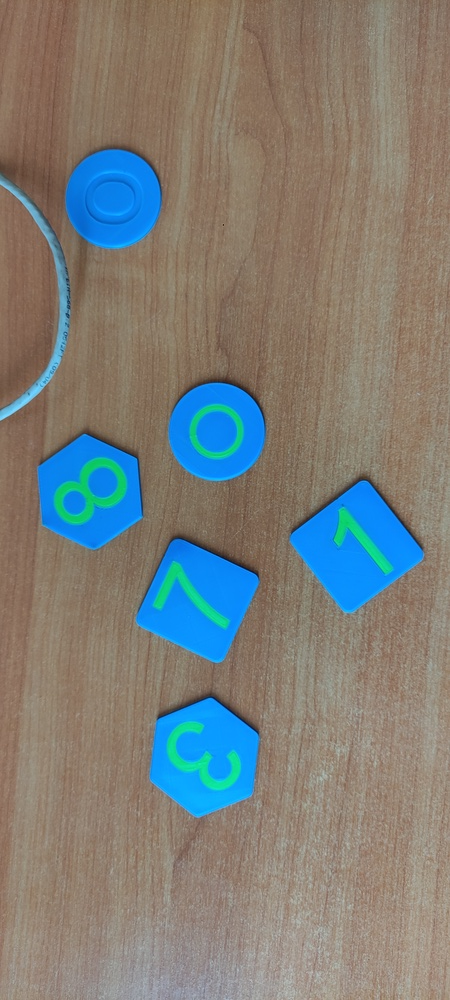
#> input picture sem2/lab/images/1.jpg, 450 x 1000 px, shrunk from 2080 x 4624 before the run
$ python -i segmentation.py   (imports and definitions only)
#> lines starting #> are read from the running program, lines starting #| are printed output that depends on the picture; after the words box and inside, x2 and y2 are one past the last pixel; in counts of white or black regions, pixels touching at a corner belong together
#> further down, picture is the input picture: shape (1000, 450, 3); mean B, G, R 121.1, 126.1, 125.2
import cv2
import numpy as np


def segment_kmeans(
    image_bgr,
    k=5,
    attempts=10,
    seed=42,
):
    """
    Сегментирует BGR-изображение методом k-средних.

    Возвращает:
        segmented_bgr — изображение с заменой пикселей центрами кластеров;
        label_map — карта меток кластеров H × W;
        centers_bgr — средние BGR-цвета кластеров;
        compactness — сумма квадратов расстояний пикселей до центров.
    """
    height, width = image_bgr.shape[:2]

    data = np.float32(image_bgr.reshape((-1, 3)))

    criteria = (
        cv2.TERM_CRITERIA_EPS + cv2.TERM_CRITERIA_MAX_ITER,
        30,
        1.0
    )

    cv2.setRNGSeed(seed)

    compactness, labels, centers = cv2.kmeans(
        data,
        K=k,
        bestLabels=None,
        criteria=criteria,
        attempts=attempts,
        flags=cv2.KMEANS_PP_CENTERS
    )

    centers_bgr = np.uint8(centers)

    segmented_bgr = centers_bgr[labels.flatten()]
    segmented_bgr = segmented_bgr.reshape((height, width, 3))

    label_map = labels.reshape((height, width))

    return segmented_bgr, label_map, centers_bgr, compactness

def detect_background_clusters(
    label_map,
    border_width=20,
    min_border_fraction=0.08,
):
    """
    Возвращает все кластеры, заметно представленные на рамке кадра.

    Для текстурного фона дерево может быть разбито k-means
    на несколько кластеров: светлое дерево, тёмное дерево, тени.
    Такие кластеры считаются фоном одновременно.

    min_border_fraction — минимальная доля пикселей рамки,
    которую должен занимать кластер, чтобы считаться фоновым.
    """
    height, width = label_map.shape

    border_width = max(
        1,
        min(border_width, height // 4, width // 4)
    )

    border_labels = np.concatenate([
        label_map[:border_width, :].ravel(),
        label_map[-border_width:, :].ravel(),
        label_map[:, :border_width].ravel(),
        label_map[:, -border_width:].ravel(),
    ])

    cluster_ids, counts = np.unique(
        border_labels,
        return_counts=True,
    )

    border_fractions = counts / counts.sum()

    background_ids = cluster_ids[
        border_fractions >= min_border_fraction
    ]

    return background_ids.astype(int).tolist()

def build_foreground_mask(
    label_map,
    border_width=20,
    min_border_fraction=0.08,
):
    """
    Строит маску переднего плана с несколькими фоновыми кластерами.

    Белое — кластеры, которые не относятся к фону.
    Чёрное — все кластеры, заметно представленные на границе кадра.

    Возвращает:
    - foreground_mask;
    - background_ids: список фоновых кластеров.
    """
    background_ids = detect_background_clusters(
        label_map,
        border_width=border_width,
        min_border_fraction=min_border_fraction,
    )

    foreground_mask = np.uint8(
        ~np.isin(label_map, background_ids)
    ) * 255

    return foreground_mask, background_ids


def fill_holes(binary_mask):
    """
    Заполняет чёрные замкнутые отверстия внутри белых объектов.

    Это устраняет из маски внутренние рисунки/цифры на фишках,
    если они были отнесены k-средних к другому кластеру.
    """
    height, width = binary_mask.shape

    flood_mask = np.zeros((height + 2, width + 2), dtype=np.uint8)
    flood_filled = binary_mask.copy()

    cv2.floodFill(
        flood_filled,
        flood_mask,
        seedPoint=(0, 0),
        newVal=255
    )

    holes = cv2.bitwise_not(flood_filled)

    return cv2.bitwise_or(binary_mask, holes)


def clean_mask(binary_mask, kernel_size=3, open_iterations=1, close_iterations=2):
    """
    Удаляет мелкие шумы и закрывает небольшие разрывы в бинарной маске.
    """
    kernel = np.ones((kernel_size, kernel_size), dtype=np.uint8)

    mask_opened = cv2.morphologyEx(
        binary_mask,
        cv2.MORPH_OPEN,
        kernel,
        iterations=open_iterations
    )

    return cv2.morphologyEx(
        mask_opened,
        cv2.MORPH_CLOSE,
        kernel,
        iterations=close_iterations
    )


def mask_quality_score(binary_mask, min_component_area=800):
    """
    Оценивает пригодность маски для поиска объектов.

    Меньший score означает более предпочтительную маску.
    Возвращает score и диагностические показатели.
    """
    height, width = binary_mask.shape
    foreground_ratio = np.count_nonzero(binary_mask) / (height * width)

    component_count, _, stats, _ = cv2.connectedComponentsWithStats(
        binary_mask,
        connectivity=8
    )

    component_areas = stats[1:, cv2.CC_STAT_AREA]

    large_components = component_areas[
        component_areas >= min_component_area
    ]

    large_component_count = len(large_components)

    coverage_penalty = 0.0

    if foreground_ratio < 0.01:
        coverage_penalty += 10.0

    if foreground_ratio > 0.65:
        coverage_penalty += 10.0

    component_penalty = 0.15 * large_component_count
    foreground_penalty = 2.0 * foreground_ratio

    score = coverage_penalty + component_penalty + foreground_penalty

    diagnostics = {
        "foreground_ratio": foreground_ratio,
        "large_components": large_component_count,
    }

    return score, diagnostics


def automatic_kmeans_mask(
    image_bgr,
    k_values=range(3, 5),
    attempts=5,
    seed=42,
    border_width=20,
    min_border_fraction=0.08,
    kernel_size=3,
    open_iterations=1,
    close_iterations=2,
    min_component_area=800,
):
    """
    Автоматически выбирает K из указанного диапазона.

    Для каждого K:
    1. Выполняется k-средних.
    2. Фон определяется по рамке изображения.
    3. Формируется маска всех не-фоновых кластеров.
    4. Маска очищается и заполняются внутренние отверстия.
    5. Рассчитывается эвристическая оценка качества.

    Возвращает словарь лучшего результата и результаты для всех K.
    """
#> called with attempts = 5, seed = 42, border_width = 20, min_border_fraction = 0.08, kernel_size = 3, open_iterations = 1, close_iterations = 2, min_component_area = 800
    results = []

    for k in k_values:
        segmented, label_map, centers, compactness = segment_kmeans(
            image_bgr,
            k=k,
            attempts=attempts,
            seed=seed + k,
        )

        foreground_mask, background_ids = build_foreground_mask(
            label_map,
            border_width=border_width,
            min_border_fraction=min_border_fraction,
        )

        cleaned_mask = clean_mask(
            foreground_mask,
            kernel_size=kernel_size,
            open_iterations=open_iterations,
            close_iterations=close_iterations,
        )

        filled_mask = fill_holes(cleaned_mask)

        score, diagnostics = mask_quality_score(
            filled_mask,
            min_component_area=min_component_area
        )

        results.append({
            "k": k,
            "score": score,
            "segmented": segmented,
            "labels": label_map,
            "centers": centers,
            "compactness": compactness,
            "background_ids": background_ids,
            "foreground_mask": foreground_mask,
            "cleaned_mask": cleaned_mask,
            "filled_mask": filled_mask,
            "diagnostics": diagnostics,
        })
#> this loop made 2 passes
#> (compactness, centers, background_ids, foreground_ratio in mask_quality_score, component_count in mask_quality_score) on pass 1: (286127352, [[93, 111, 131], [228, 148, 13], [122, 137, 150]], [0, 2], 0.119, 9)
#> pass 1, in segment_kmeans, `segmented_bgr = segmented_bgr.reshape((height, width, 3))`:
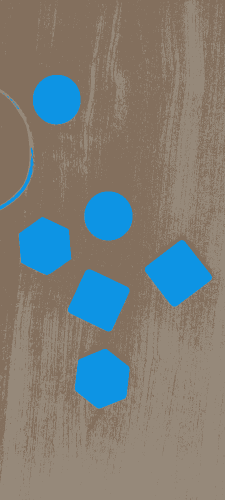
#> segmented_bgr: shape (1000, 450, 3) (shown at 1/2 size); mean of channels 0, 1, 2 120.6, 125.7, 124.4; drawn as B, G, R
#> pass 1, in segment_kmeans, `label_map = labels.reshape((height, width))`:
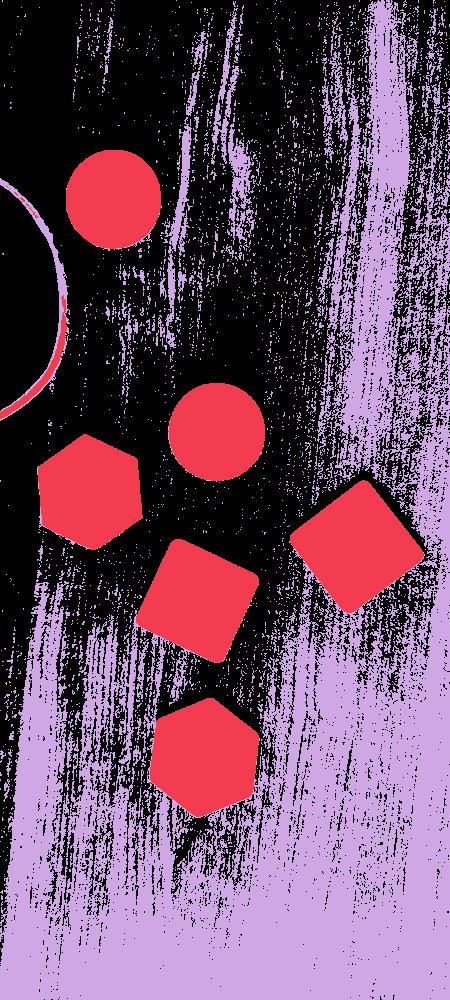
#> label_map: shape (1000, 450) int32; 3 distinct labels, from 0 to 2; one colour per label, 0 black
#> pass 1, in build_foreground_mask, `foreground_mask = np.uint8( ~np.isin(label_map, background_ids) ) * 255`:
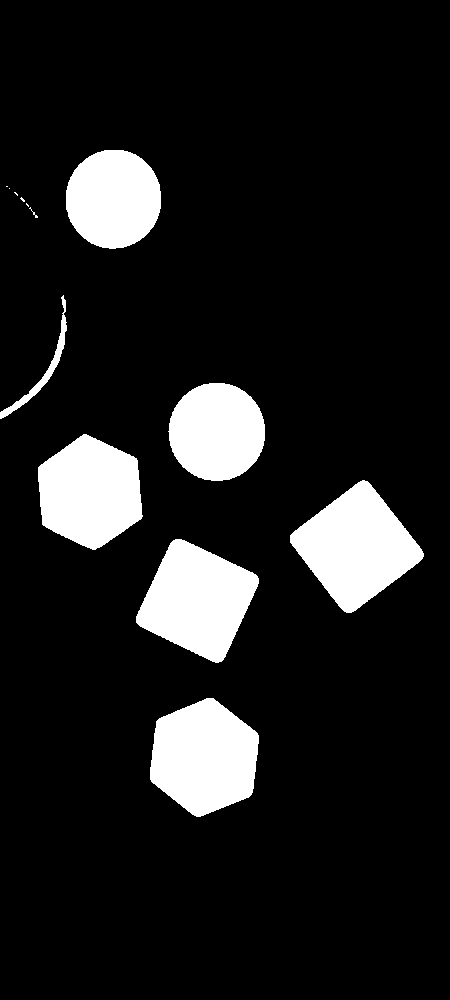
#> foreground_mask: shape (1000, 450); 12% white; 13 white regions (5 under 20 px), largest, box (x1, y1, x2, y2) and area: (290, 480, 424, 613) 9965, (150, 698, 259, 817) 9601, (136, 539, 259, 663) 9443
#> after the loop:
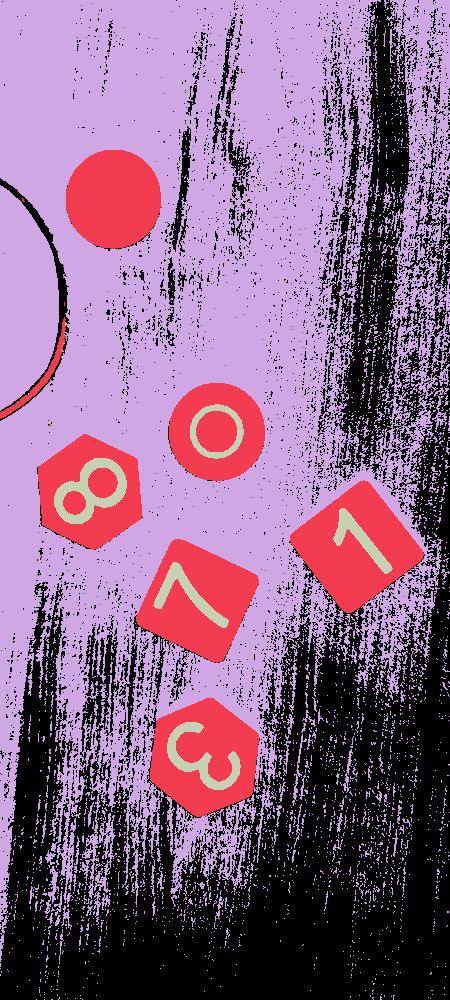
#> label_map: shape (1000, 450) int32; 4 distinct labels, from 0 to 3; one colour per label, 0 black
#> after the loop, results = 2 items

    best_result = min(results, key=lambda result: result["score"])
#> best_result = 11 items

    return best_result, results

>>> import cv2
>>> picture = cv2.imread('../images/1.jpg')
>>> result = automatic_kmeans_mask(picture)

$ run again, on sem2/lab/images/10.jpg
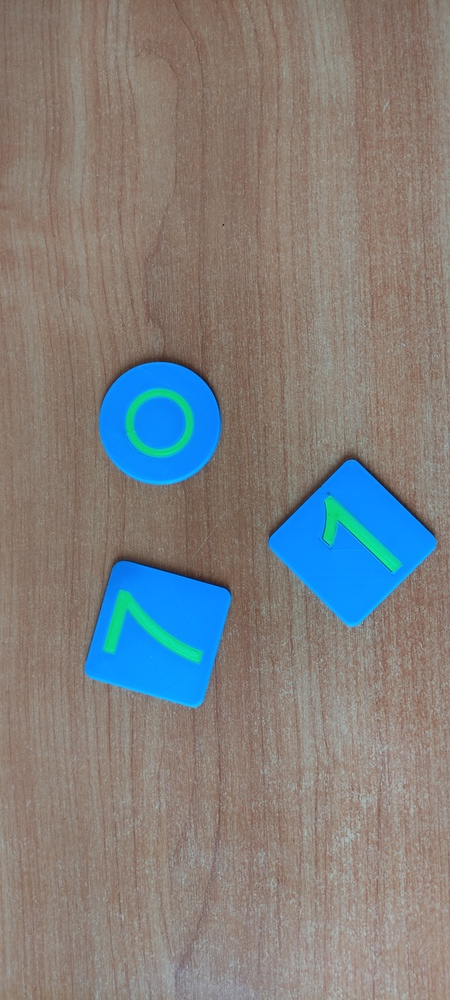
#> input picture sem2/lab/images/10.jpg, 450 x 1000 px, shrunk from 2080 x 4624 before the run
#> picture is the input picture: shape (1000, 450, 3); mean B, G, R 126.3, 127.5, 128.4
#> the loop in automatic_kmeans_mask, `for k in k_values:` made 2 passes
#> (compactness, centers, background_ids, foreground_ratio in mask_quality_score, component_count in mask_quality_score) on pass 1: (208192855.1, [[101, 113, 131], [238, 149, 11], [127, 136, 149]], [0, 2], 0.0943, 4)
#> pass 1, in build_foreground_mask, `foreground_mask = np.uint8( ~np.isin(label_map, background_ids) ) * 255`:
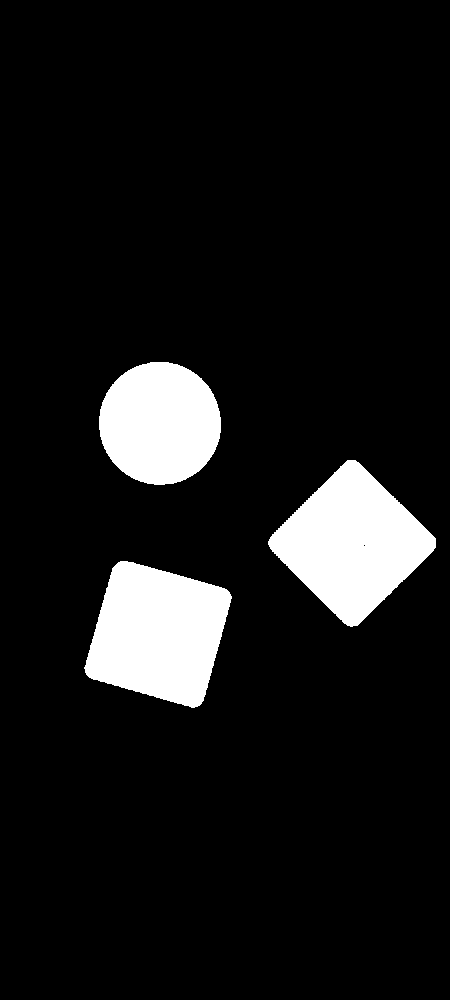
#> foreground_mask: shape (1000, 450); 9.4% white; 3 white regions, box (x1, y1, x2, y2) and area: (268, 460, 436, 627) 15487, (84, 561, 232, 708) 15150, (99, 362, 221, 485) 11791
#> after the loop in automatic_kmeans_mask, `for k in k_values:`:
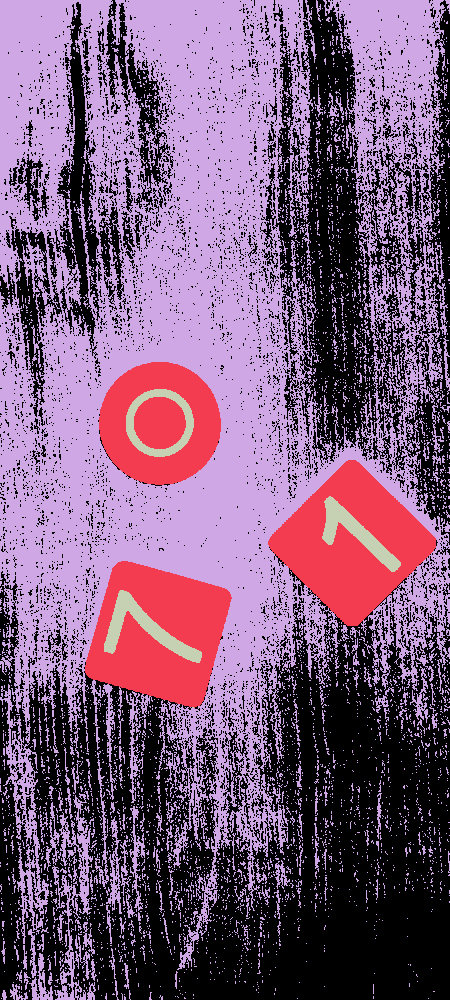
#> label_map: shape (1000, 450) int32; 4 distinct labels, from 0 to 3; one colour per label, 0 black
#> after the loop in automatic_kmeans_mask, `for k in k_values:`: results = 2 items
#> best_result = 11 items

$ run again, on sem2/lab/images/11.jpg
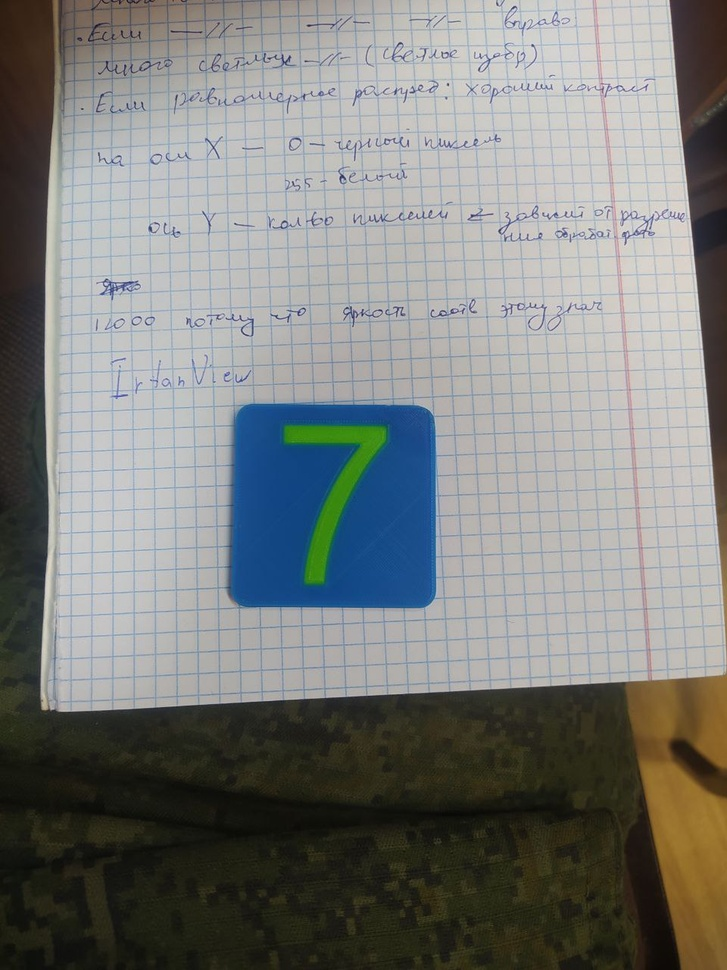
#> input picture sem2/lab/images/11.jpg, 727 x 970 px, shrunk from 960 x 1280 before the run
#> picture is the input picture: shape (970, 727, 3); mean B, G, R 124.2, 126.7, 124.9
#> the loop in automatic_kmeans_mask, `for k in k_values:` made 2 passes
#> (compactness, centers, background_ids, foreground_ratio in mask_quality_score, component_count in mask_quality_score, stats in mask_quality_score) on pass 1: (795680952.2, [[97, 92, 74], [25, 35, 38], [186, 185, 185]], [0, 1, 2], 0, 1, [[0, 0, 727, 970, 705190]])
#> after the loop in automatic_kmeans_mask, `for k in k_values:`:
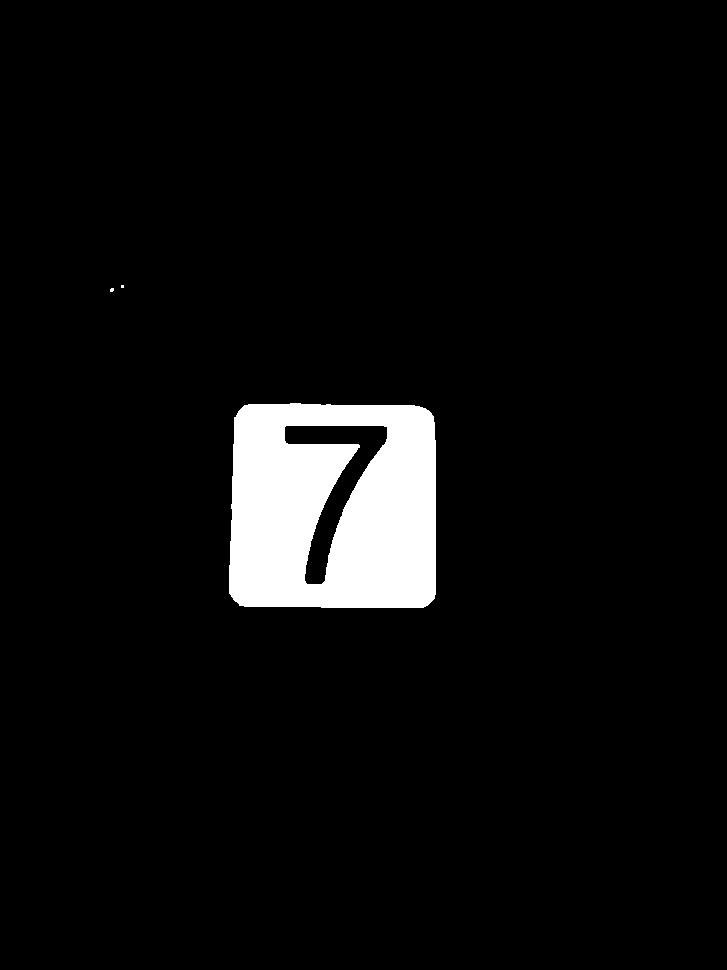
#> cleaned_mask: shape (970, 727); 5.2% white; 3 white regions (2 under 20 px), largest, box (x1, y1, x2, y2) and area: (229, 403, 436, 608) 36435
#> after the loop in automatic_kmeans_mask, `for k in k_values:`:
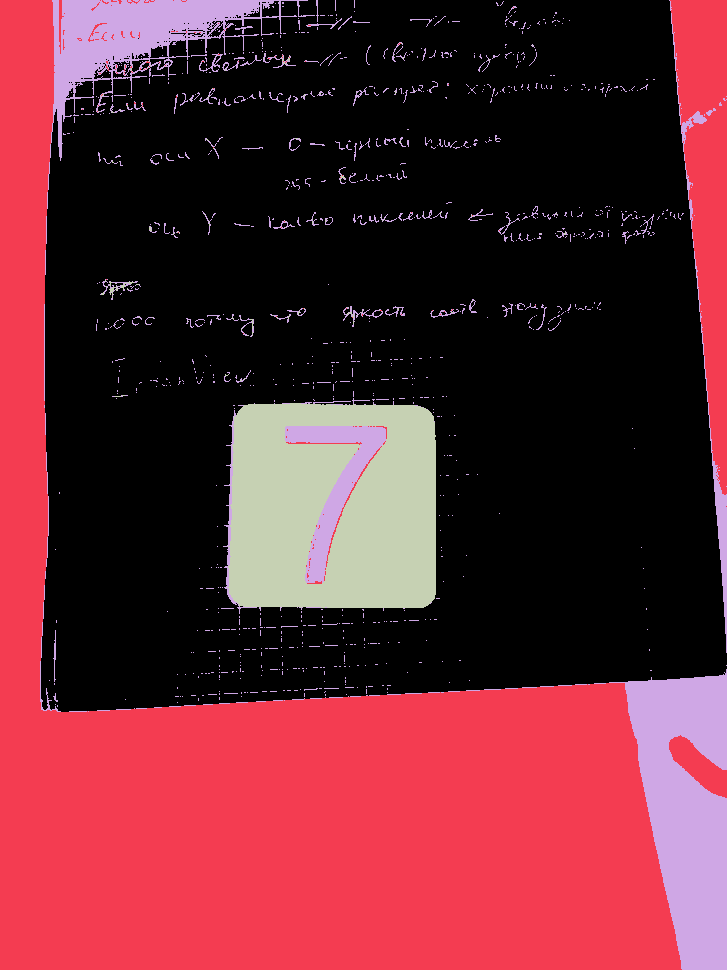
#> label_map: shape (970, 727) int32; 4 distinct labels, from 0 to 3; one colour per label, 0 black
#> after the loop in automatic_kmeans_mask, `for k in k_values:`: results = 2 items
#> best_result = 11 items
